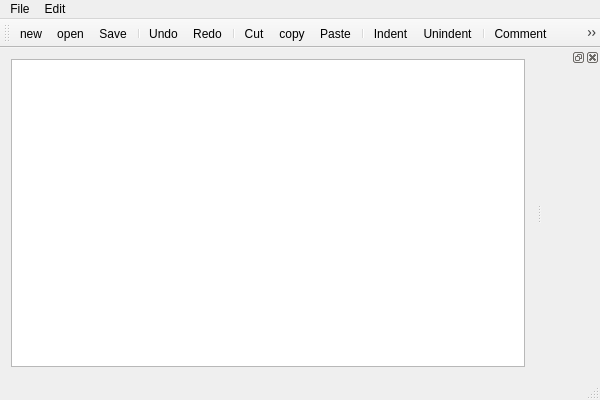
<?xml version="1.0" encoding="UTF-8"?>
<ui version="4.0">
 <class>MainWindow</class>
 <widget class="QMainWindow" name="MainWindow">
  <property name="geometry">
   <rect>
    <x>0</x>
    <y>0</y>
    <width>600</width>
    <height>400</height>
   </rect>
  </property>
  <property name="windowTitle">
   <string>MainWindow</string>
  </property>
  <widget class="QWidget" name="centralWidget">
   <layout class="QHBoxLayout" name="horizontalLayout">
    <item>
     <widget class="lineNumber" name="codeEditor"/>
    </item>
   </layout>
  </widget>
  <widget class="QMenuBar" name="menuBar">
   <property name="geometry">
    <rect>
     <x>0</x>
     <y>0</y>
     <width>600</width>
     <height>26</height>
    </rect>
   </property>
   <widget class="QMenu" name="menuFile">
    <property name="title">
     <string>File</string>
    </property>
    <addaction name="action_new"/>
    <addaction name="action_open"/>
    <addaction name="action_Save"/>
    <addaction name="actionSave_as"/>
    <addaction name="actionC_lose"/>
    <addaction name="separator"/>
    <addaction name="actionQuit"/>
   </widget>
   <widget class="QMenu" name="menuEdit">
    <property name="title">
     <string>Edit</string>
    </property>
    <addaction name="actionUndo"/>
    <addaction name="actionRedo"/>
    <addaction name="separator"/>
    <addaction name="actionCut"/>
    <addaction name="actionCopy"/>
    <addaction name="actionPaste"/>
    <addaction name="separator"/>
    <addaction name="actionIndent"/>
    <addaction name="actionUnindent"/>
    <addaction name="separator"/>
    <addaction name="actionComment"/>
    <addaction name="actionUncomment"/>
   </widget>
   <addaction name="menuFile"/>
   <addaction name="menuEdit"/>
  </widget>
  <widget class="QToolBar" name="mainToolBar">
   <attribute name="toolBarArea">
    <enum>TopToolBarArea</enum>
   </attribute>
   <attribute name="toolBarBreak">
    <bool>false</bool>
   </attribute>
   <addaction name="action_new"/>
   <addaction name="action_open"/>
   <addaction name="action_Save"/>
   <addaction name="separator"/>
   <addaction name="actionUndo"/>
   <addaction name="actionRedo"/>
   <addaction name="separator"/>
   <addaction name="actionCut"/>
   <addaction name="actionCopy"/>
   <addaction name="actionPaste"/>
   <addaction name="separator"/>
   <addaction name="actionIndent"/>
   <addaction name="actionUnindent"/>
   <addaction name="separator"/>
   <addaction name="actionComment"/>
   <addaction name="actionUncomment"/>
  </widget>
  <widget class="QStatusBar" name="statusBar"/>
  <widget class="QDockWidget" name="dockWidget">
   <attribute name="dockWidgetArea">
    <number>2</number>
   </attribute>
   <widget class="QWidget" name="dockWidgetContents"/>
  </widget>
  <action name="action_open">
   <property name="icon">
    <iconset>
     <normalon>:/img/img/open.png</normalon>
    </iconset>
   </property>
   <property name="text">
    <string>&amp;open</string>
   </property>
   <property name="toolTip">
    <string>Open file</string>
   </property>
  </action>
  <action name="action_new">
   <property name="icon">
    <iconset>
     <normaloff>:/img/img/new.png</normaloff>:/img/img/new.png</iconset>
   </property>
   <property name="text">
    <string>&amp;new</string>
   </property>
   <property name="toolTip">
    <string>New file</string>
   </property>
  </action>
  <action name="action_Save">
   <property name="icon">
    <iconset>
     <normaloff>:/img/img/save.png</normaloff>:/img/img/save.png</iconset>
   </property>
   <property name="text">
    <string>&amp;Save</string>
   </property>
   <property name="toolTip">
    <string>Save the file</string>
   </property>
  </action>
  <action name="actionC_lose">
   <property name="icon">
    <iconset>
     <normaloff>:/img/img/closeall.png</normaloff>:/img/img/closeall.png</iconset>
   </property>
   <property name="text">
    <string>close</string>
   </property>
   <property name="toolTip">
    <string>Close file</string>
   </property>
  </action>
  <action name="actionComment">
   <property name="icon">
    <iconset>
     <normaloff>:/img/img/comment.png</normaloff>:/img/img/comment.png</iconset>
   </property>
   <property name="text">
    <string>Comment</string>
   </property>
   <property name="toolTip">
    <string>Comment selection</string>
   </property>
  </action>
  <action name="actionUncomment">
   <property name="icon">
    <iconset>
     <normaloff>:/img/img/uncomment.png</normaloff>:/img/img/uncomment.png</iconset>
   </property>
   <property name="text">
    <string>Uncomment</string>
   </property>
   <property name="toolTip">
    <string>Uncomment selection</string>
   </property>
  </action>
  <action name="actionIndent">
   <property name="icon">
    <iconset>
     <normaloff>:/img/img/indent.png</normaloff>:/img/img/indent.png</iconset>
   </property>
   <property name="text">
    <string>Indent</string>
   </property>
   <property name="toolTip">
    <string>Indent selection</string>
   </property>
  </action>
  <action name="actionUnindent">
   <property name="icon">
    <iconset>
     <normaloff>:/img/img/unindent.png</normaloff>:/img/img/unindent.png</iconset>
   </property>
   <property name="text">
    <string>Unindent</string>
   </property>
   <property name="toolTip">
    <string>Unindent selection</string>
   </property>
  </action>
  <action name="actionCopy">
   <property name="icon">
    <iconset>
     <normaloff>:/img/img/copy.png</normaloff>:/img/img/copy.png</iconset>
   </property>
   <property name="text">
    <string>copy</string>
   </property>
   <property name="toolTip">
    <string>Copy selected text</string>
   </property>
  </action>
  <action name="actionPaste">
   <property name="icon">
    <iconset>
     <normaloff>:/img/img/paste.png</normaloff>:/img/img/paste.png</iconset>
   </property>
   <property name="text">
    <string>Paste</string>
   </property>
   <property name="toolTip">
    <string>Paste copied text</string>
   </property>
  </action>
  <action name="actionCut">
   <property name="icon">
    <iconset>
     <normaloff>:/img/img/cut.png</normaloff>:/img/img/cut.png</iconset>
   </property>
   <property name="text">
    <string>Cut</string>
   </property>
   <property name="toolTip">
    <string>Cut selected text</string>
   </property>
  </action>
  <action name="actionUndo">
   <property name="icon">
    <iconset>
     <normaloff>:/img/img/undo.png</normaloff>:/img/img/undo.png</iconset>
   </property>
   <property name="text">
    <string>Undo</string>
   </property>
   <property name="toolTip">
    <string>Undo</string>
   </property>
  </action>
  <action name="actionRedo">
   <property name="icon">
    <iconset>
     <normaloff>:/img/img/redo.png</normaloff>:/img/img/redo.png</iconset>
   </property>
   <property name="text">
    <string>Redo</string>
   </property>
   <property name="toolTip">
    <string>Redo</string>
   </property>
  </action>
  <action name="actionSave_as">
   <property name="icon">
    <iconset>
     <normaloff>:/img/img/saveas.png</normaloff>:/img/img/saveas.png</iconset>
   </property>
   <property name="text">
    <string>Save as...</string>
   </property>
  </action>
  <action name="actionQuit">
   <property name="icon">
    <iconset>
     <normaloff>:/img/img/exit.png</normaloff>:/img/img/exit.png</iconset>
   </property>
   <property name="text">
    <string>Quit</string>
   </property>
  </action>
 </widget>
 <layoutdefault spacing="6" margin="11"/>
 <customwidgets>
  <customwidget>
   <class>lineNumber</class>
   <extends>QPlainTextEdit</extends>
   <header location="global">linenumber.h</header>
  </customwidget>
 </customwidgets>
 <resources/>
 <connections/>
</ui>
